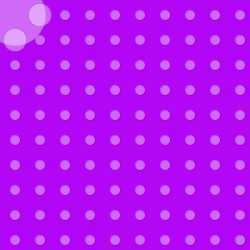
Frame 1 (no input)
Frame 60 (the mouse pressed at the canvas centre just before this capture): identical to frame 1, image omitted
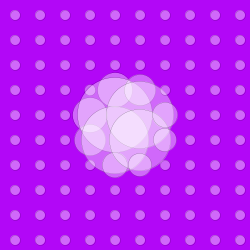
Frame 120 (the mouse held since frame 60 and released just before this capture)

The Processing sketch that drew these frames (run headless with seeded random() and noise(); from frame 60 on, the mouse is pressed at the canvas centre):

// Processing sketch: processing_18257
// ── processing_18257.pde

void setup ()
{
size (250, 250);
smooth ();
}
int space = 25;
float influence = 50;
float minRadius = 10;
float maxRadius = 100;

void draw(float kontur, float _r, float _g, float _b, float _alpha) 
{
strokeWeight(kontur);
fill(_r, _g, _b, _alpha);
 
for(int x = 15; x < width; x += space)
{
for(int y = 15; y < height; y += space)
{
float radius = 1-(min(dist (x,y,mouseX,mouseY),influence)/influence);
radius = lerp (minRadius, maxRadius,radius);
ellipse (x,y,radius,radius);
}
}  
}
void draw ()
{
background (#B207F7);
draw(0, 255, 255, 255, 100);
}
